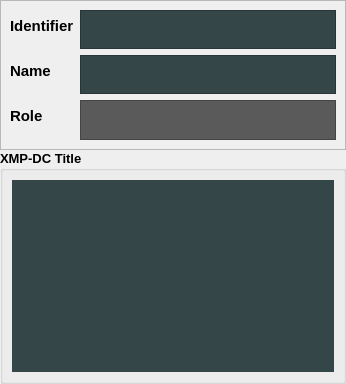
                          <widget class="QWidget" name="tab_9">
                           <attribute name="title">
                            <string>Transcription</string>
                           </attribute>
                           <layout class="QVBoxLayout" name="verticalLayout_14">
                            <property name="spacing">
                             <number>0</number>
                            </property>
                            <property name="leftMargin">
                             <number>0</number>
                            </property>
                            <property name="topMargin">
                             <number>0</number>
                            </property>
                            <property name="rightMargin">
                             <number>0</number>
                            </property>
                            <property name="bottomMargin">
                             <number>0</number>
                            </property>
                            <item>
                             <widget class="QFrame" name="frame_8">
                              <property name="maximumSize">
                               <size>
                                <width>16777215</width>
                                <height>150</height>
                               </size>
                              </property>
                              <property name="frameShape">
                               <enum>QFrame::StyledPanel</enum>
                              </property>
                              <property name="frameShadow">
                               <enum>QFrame::Raised</enum>
                              </property>
                              <layout class="QFormLayout" name="formLayout">
                               <item row="0" column="0">
                                <widget class="QLabel" name="label_26">
                                 <property name="font">
                                  <font>
                                   <pointsize>11</pointsize>
                                   <weight>75</weight>
                                   <bold>true</bold>
                                  </font>
                                 </property>
                                 <property name="text">
                                  <string>Identifier</string>
                                 </property>
                                </widget>
                               </item>
                               <item row="0" column="1">
                                <widget class="QPlainTextEdit" name="contr_transcriber_ident">
                                 <property name="font">
                                  <font>
                                   <pointsize>10</pointsize>
                                  </font>
                                 </property>
                                 <property name="styleSheet">
                                  <string notr="true">background-color: rgb(52, 70, 72);</string>
                                 </property>
                                 <property name="verticalScrollBarPolicy">
                                  <enum>Qt::ScrollBarAlwaysOff</enum>
                                 </property>
                                </widget>
                               </item>
                               <item row="1" column="0">
                                <widget class="QLabel" name="label_27">
                                 <property name="font">
                                  <font>
                                   <pointsize>11</pointsize>
                                   <weight>75</weight>
                                   <bold>true</bold>
                                  </font>
                                 </property>
                                 <property name="text">
                                  <string>Name</string>
                                 </property>
                                </widget>
                               </item>
                               <item row="1" column="1">
                                <widget class="QPlainTextEdit" name="contr_transcriber_name">
                                 <property name="font">
                                  <font>
                                   <pointsize>10</pointsize>
                                  </font>
                                 </property>
                                 <property name="styleSheet">
                                  <string notr="true">background-color: rgb(52, 70, 72);</string>
                                 </property>
                                 <property name="verticalScrollBarPolicy">
                                  <enum>Qt::ScrollBarAlwaysOff</enum>
                                 </property>
                                </widget>
                               </item>
                               <item row="2" column="0">
                                <widget class="QLabel" name="label_28">
                                 <property name="font">
                                  <font>
                                   <pointsize>11</pointsize>
                                   <weight>75</weight>
                                   <bold>true</bold>
                                  </font>
                                 </property>
                                 <property name="text">
                                  <string>Role</string>
                                 </property>
                                </widget>
                               </item>
                               <item row="2" column="1">
                                <widget class="QPlainTextEdit" name="contr_transcriber_role">
                                 <property name="font">
                                  <font>
                                   <pointsize>10</pointsize>
                                  </font>
                                 </property>
                                 <property name="styleSheet">
                                  <string notr="true">background-color: rgb(90, 90, 90);</string>
                                 </property>
                                 <property name="verticalScrollBarPolicy">
                                  <enum>Qt::ScrollBarAlwaysOff</enum>
                                 </property>
                                 <property name="readOnly">
                                  <bool>true</bool>
                                 </property>
                                </widget>
                               </item>
                              </layout>
                             </widget>
                            </item>
                            <item>
                             <widget class="QGroupBox" name="groupBox_7">
                              <property name="minimumSize">
                               <size>
                                <width>0</width>
                                <height>0</height>
                               </size>
                              </property>
                              <property name="maximumSize">
                               <size>
                                <width>16777215</width>
                                <height>16777215</height>
                               </size>
                              </property>
                              <property name="font">
                               <font>
                                <pointsize>10</pointsize>
                                <weight>75</weight>
                                <bold>true</bold>
                               </font>
                              </property>
                              <property name="title">
                               <string>XMP-DC Title</string>
                              </property>
                              <layout class="QHBoxLayout" name="horizontalLayout_9">
                               <item>
                                <widget class="QTextEdit" name="xmp_dc_transcriber">
                                 <property name="font">
                                  <font>
                                   <pointsize>10</pointsize>
                                  </font>
                                 </property>
                                 <property name="styleSheet">
                                  <string notr="true">background-color: rgb(52, 70, 72);</string>
                                 </property>
                                 <property name="frameShape">
                                  <enum>QFrame::NoFrame</enum>
                                 </property>
                                 <property name="frameShadow">
                                  <enum>QFrame::Plain</enum>
                                 </property>
                                 <property name="html">
                                  <string>&lt;!DOCTYPE HTML PUBLIC &quot;-//W3C//DTD HTML 4.0//EN&quot; &quot;http://www.w3.org/TR/REC-html40/strict.dtd&quot;&gt;
&lt;html&gt;&lt;head&gt;&lt;meta name=&quot;qrichtext&quot; content=&quot;1&quot; /&gt;&lt;style type=&quot;text/css&quot;&gt;
p, li { white-space: pre-wrap; }
&lt;/style&gt;&lt;/head&gt;&lt;body style=&quot; font-family:'MS Shell Dlg 2'; font-size:10pt; font-weight:400; font-style:normal;&quot;&gt;
&lt;p style=&quot;-qt-paragraph-type:empty; margin-top:0px; margin-bottom:0px; margin-left:0px; margin-right:0px; -qt-block-indent:0; text-indent:0px; font-size:8.25pt;&quot;&gt;&lt;br /&gt;&lt;/p&gt;
&lt;p style=&quot;-qt-paragraph-type:empty; margin-top:0px; margin-bottom:0px; margin-left:0px; margin-right:0px; -qt-block-indent:0; text-indent:0px; font-size:8.25pt;&quot;&gt;&lt;br /&gt;&lt;/p&gt;&lt;/body&gt;&lt;/html&gt;</string>
                                 </property>
                                </widget>
                               </item>
                              </layout>
                             </widget>
                            </item>
                           </layout>
                          </widget>
